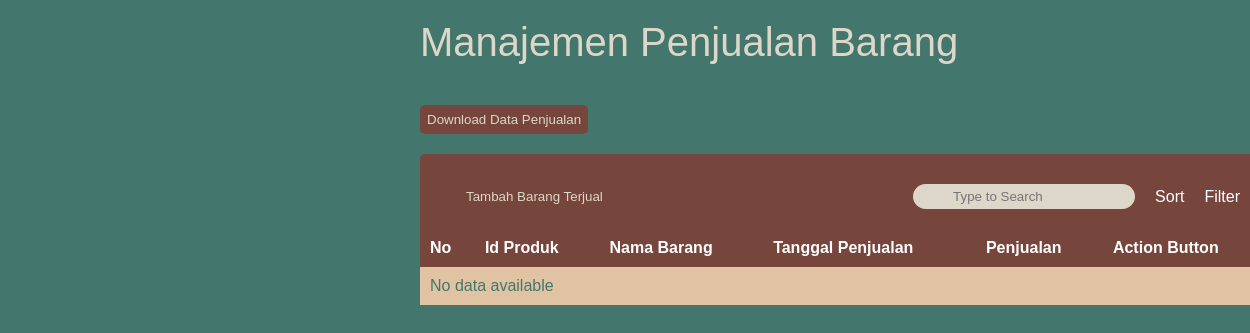
Before: /admin/penjualan.php with the older database file.
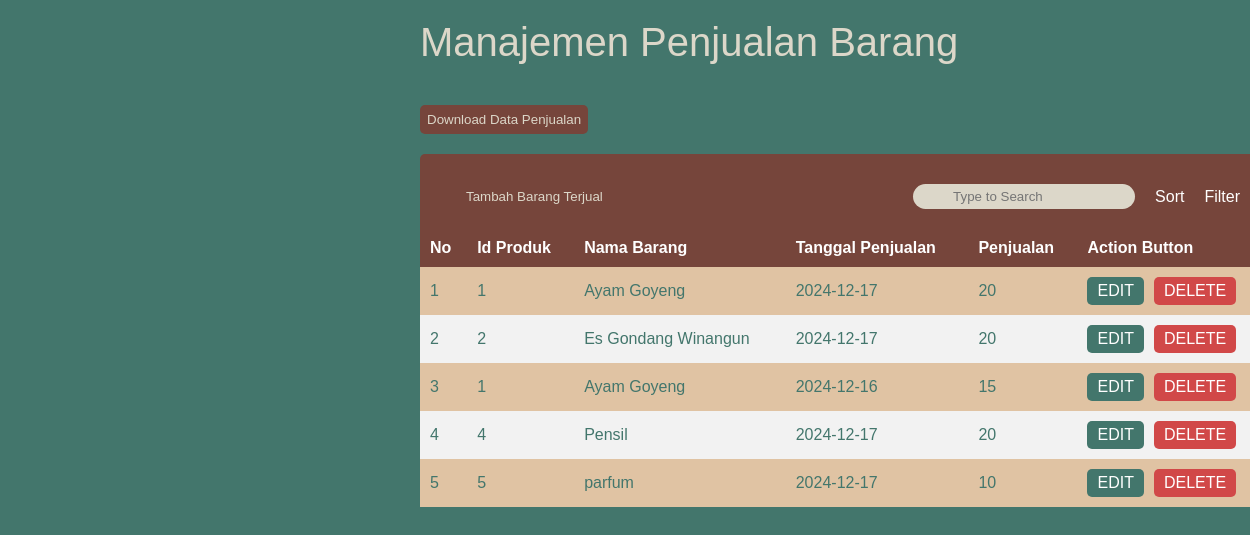
After: the same page with the newer database file.
### tables this page shows
CREATE TABLE `sales_data` (
  `id` int(11) NOT NULL,
  `product_id` int(11) NOT NULL,
  `sale_date` date NOT NULL,
  `sales` int(11) NOT NULL
);

CREATE TABLE `products` (
  `product_id` int(11) NOT NULL,
  `product_name` varchar(255) NOT NULL,
  `category` enum('Makanan','Minuman','Alat Tulis','Lain Lain') NOT NULL,
  `stock` int(11) NOT NULL,
  `harga_barang` int(11) NOT NULL
);

### admin/penjualan.php (the view, shortened to what this page needs)
<?php
include '../config.php';
$page = isset($_GET['page_num']) ? (int)$_GET['page_num'] : 1;
$rowsPerPage = isset($_GET['rows_per_page']) ? (int)$_GET['rows_per_page'] : 8;
$offset = ($page - 1) * $rowsPerPage;
try {
    $pdo = new PDO("mysql:host=$servername;dbname=$dbname", $dbusername, $dbpassword);
    $pdo->setAttribute(PDO::ATTR_ERRMODE, PDO::ERRMODE_EXCEPTION);
    $stmt = $pdo->prepare("
        SELECT p.product_id, p.product_name, s.sales_id, s.sale_date, s.sales
        FROM products p
        LEFT JOIN sales_data s ON p.product_id = s.product_id
        WHERE s.sale_date IS NOT NULL AND s.sales IS NOT NULL
        LIMIT :offset, :rowsPerPage
    ");
    $stmt->bindParam(':offset', $offset, PDO::PARAM_INT);
    $stmt->bindParam(':rowsPerPage', $rowsPerPage, PDO::PARAM_INT);
    $stmt->execute();
    $products = $stmt->fetchAll(PDO::FETCH_ASSOC);
} catch (PDOException $e) {
    echo "Error: " . $e->getMessage();
}
?>
<link rel="stylesheet" href="../assets/style/table.css">
<div class="col-md-9 content" style="margin-left: 400px;">
    <div class="row">
        <div class="contr">
            <div style="color:#DCD7C9; font-size: 40px; margin-bottom: 40px;">
                <i class="fa-solid fa-clipboard-list"></i> Manajemen Penjualan Barang
            </div>
            <div class="title">
                <button class="btn-add" style="margin-bottom: 20px; padding: 7px; border-radius: 5px;">
                    <a style="text-decoration: none; color: #DCD7C9;" href="./export_data_penjualan.php">Download Data Penjualan</a>
                </button>
            </div>
            <div class="hdr">
                <div class="title">
                    <button class="btn-add">
                        <a style="text-decoration: none; color: #DCD7C9;" href="index.php?page=tambahpenjualan">Tambah Barang Terjual</a>
                    </button>
                </div>
                <div class="search">
                    <div style="position: relative;">
                        <input type="text" placeholder="Type to Search" class="inpt" style="padding-left: 40px; border-radius: 50px;">
                    </div>
                    <i class="fas fa-sort" style="margin:10px;"></i> Sort
                    <i class="fas fa-filter" style="margin:10px;"></i> Filter
                </div>
            </div>
            <table id="dataContainer">
                <thead style="color: #D5CEC0;">
                    <tr>
                        <th>No</th>
                        <th>Id Produk</th>
                        <th>Nama Barang</th>
                        <th>Tanggal Penjualan</th>
                        <th>Penjualan</th>
                        <th>Action Button</th>
                    </tr>
                </thead>
                <tbody id="tableBody">
                    <?php
                    $i = $offset + 1;
                    if (!empty($products)):
                        foreach ($products as $product):
                            if ($product['sale_date'] !== null && $product['sales'] !== null):
                    ?>
                        <tr>
                            <td><?php echo htmlspecialchars($i++); ?></td>
                            <td><?php echo htmlspecialchars($product['product_id']); ?></td>
                            <td><?php echo htmlspecialchars($product['product_name']); ?></td>
                            <td><?php echo htmlspecialchars($product['sale_date']); ?></td>
                            <td><?php echo htmlspecialchars($product['sales']); ?></td>
                            <td class="action-buttons">
                                <a class="edit-btn" href="index.php?page=editpenjualan&sales_id=<?php echo htmlspecialchars($product['sales_id']); ?>" style="text-decoration: none;">EDIT</a>
                                <a class="delete-btn" href="index.php?page=deletepenjualan&sales_id=<?php echo htmlspecialchars($product['sales_id']); ?>" style="text-decoration: none;">DELETE</a>
                            </td>
                        </tr>
                    <?php
                            endif;
                        endforeach;
                    else:
                    ?>
                        <tr>
                            <td colspan="6">No data available</td>
                        </tr>
                    <?php endif; ?>
                </tbody>
            </table>
        </div>
    </div>
</div>

Changed rows visible on the page:
added sales_data: product.product_id "1", product.product_name "Ayam Goyeng", sale_date "2024-12-17", sales "20"
added sales_data: product.product_id "2", product.product_name "Es Gondang Winangun", sale_date "2024-12-17", sales "20"
added sales_data: product.product_id "1", product.product_name "Ayam Goyeng", sale_date "2024-12-16", sales "15"
added sales_data: product.product_id "4", product.product_name "Pensil", sale_date "2024-12-17", sales "20"
added sales_data: product.product_id "5", product.product_name "parfum", sale_date "2024-12-17", sales "10"
Other visible differences:
text no longer shown: "No data available"
